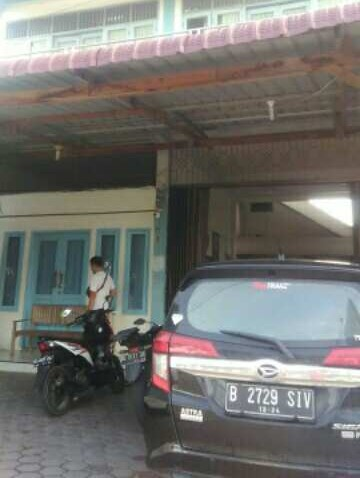
#> input picture part6/image/img1.jpeg, 360 x 478 px; its folder holds 4 pictures in this run
$ python 1_1-pool-of-workers.py
#> lines starting #> are read from the running program, lines starting #| are printed output that depends on the picture; long printed decimals are rounded
import time
import os
from PIL import Image
from glob import glob

def create_thumbnail(image_file):
#> called with image_file = './image/img1.jpeg'
    size = 128, 128

    file_name, ext = os.path.splitext(image_file)
    image = Image.open(image_file)
#> image is the input picture: PIL image 360x478 RGB; mean R, G, B 114.4, 113.8, 109.6
    image.thumbnail(size)
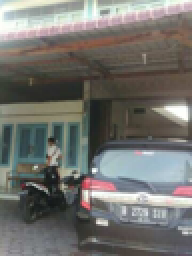
#> image: PIL image 96x128 RGB (shown 2 times larger); mean R, G, B 114.4, 113.8, 109.6

    image.save(file_name + ".t.jpeg", "jpeg")

    print("Thumbnail created for {} as {}".format(image_file, file_name + ".t.jpeg"))

if __name__ == "__main__":
    image_files = glob("./image/img*.jpeg")

    start = time.time()

    for image_file in image_files:
        create_thumbnail(image_file)

    end = time.time()

    print("Total time taken is for thumbnail generation is {} seconds".format(end-start))
#| Total time taken is for thumbnail generation is 0.07563 seconds
